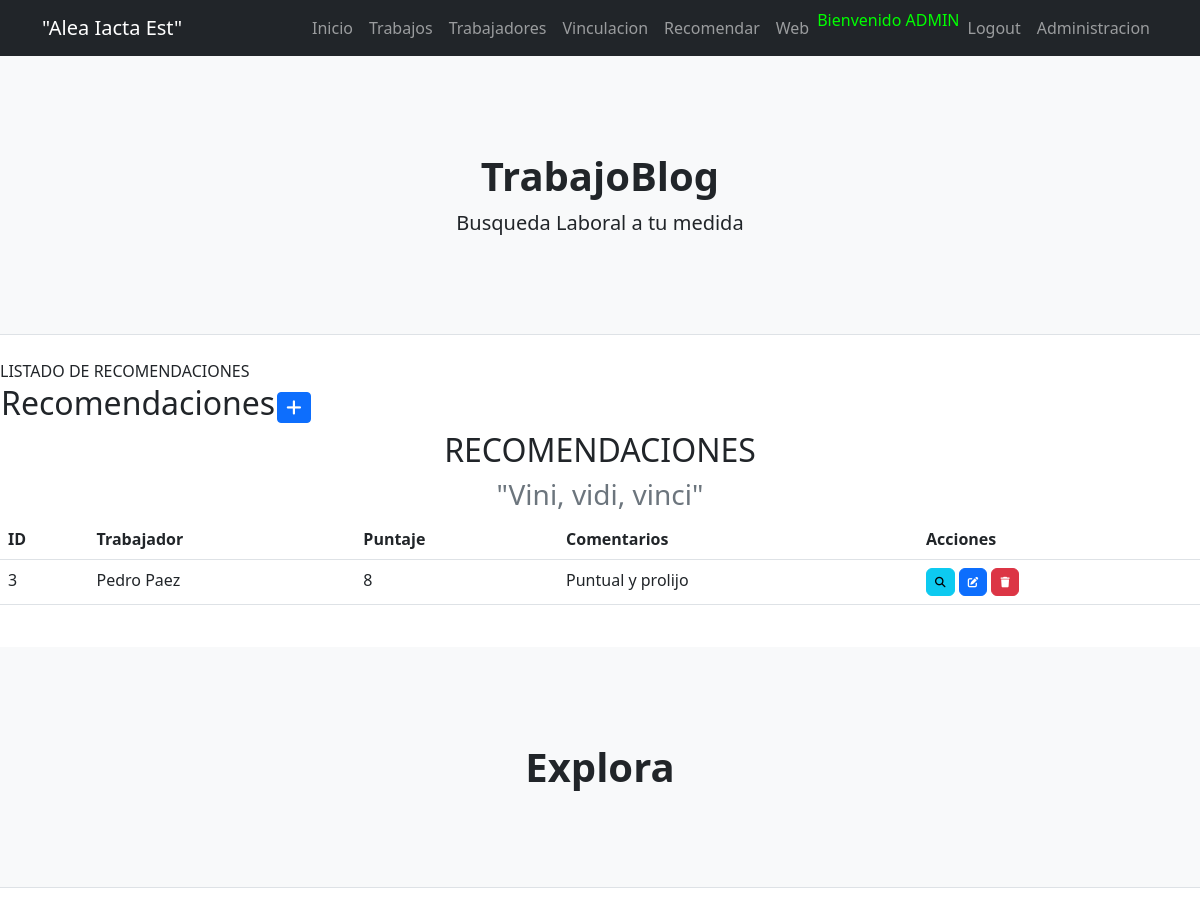
Screenshot of /aplicacionBlog/recomendaciones/ (signed in) with the database file from the repository.
### aplicacionBlog/models.py (models this page shows, shortened)
class Recomendacion(models.Model):
    trabajador = models.ForeignKey(Trabajador, on_delete=models.CASCADE)
    puntaje = models.PositiveIntegerField(choices=[(i, i) for i in range(1, 11)])
    comentarios = models.TextField(blank=True, null=True)

class Trabajador(models.Model):
    nombre = models.CharField(max_length=50)
    edad = models.IntegerField()
    telefono = models.CharField(max_length=20)
    rubro = models.CharField(max_length=50, choices=RUBRO_CHOICES)
    habilidades = models.TextField()

### aplicacionBlog/views.py (the view)
# urls.py: path('recomendaciones/', RecomendacionList.as_view(), name="recomendaciones"),
class RecomendacionList(LoginRequiredMixin, ListView):
    model = Recomendacion

### aplicacionBlog/templates/aplicacionBlog/recomendacion_list.html (shortened to what this page needs)
{% extends 'aplicacionBlog/base.html' %}
{% load static %}
{% block cabecera %}
    <div class="masthead-heading text-uppercase">Listado de recomendaciones</div>
{% endblock cabecera %}
{% block contenido %}
<table>
    <tr>
        <td width="200"><h2>Recomendaciones</h2></td>
        <td>
            <a
            href="{% url 'create_recomendacion' %}"
            class="btn btn-primary btn-sm"
            >
            </a>
        </td>
    </tr>
</table>
    <section class="page-section" id="services">
        <div class="container">
            <div class="text-center">
                <h2 class="section-heading text-uppercase">Recomendaciones</h2>
                <h3 class="section-subheading text-muted">"Vini, vidi, vinci"</h3>
            </div>
        </div>
    </section>
    <table class="table">
        <thead>
            <tr>
                <th>ID</th>
                <th>Trabajador</th>
                <th>Puntaje</th>
                <th>Comentarios</th>
                <th>Acciones</th>
            </tr>
        </thead>
        <tbody>
            {% for rec in recomendacion_list %}
                <tr>
                    <td>{{ rec.id }}</td>
                    <td>{{ rec.trabajador.nombre }}</td>
                    <td>{{ rec.puntaje }}</td>
                    <td>{{ rec.comentarios }}</td>
                    <td>
                        <a
                        href="{% url 'detail_recomendaciones' rec.id %}"
                        class="btn btn-info"
                        style="--bs-btn-padding-y: .25rem; --bs-btn-padding-x: .5rem; --bs-btn-font-size: .75rem;"
                        >
                        </a>
                        <a
                        href="{% url 'update_recomendaciones' rec.id %}"
                        class="btn btn-primary"
                        style="--bs-btn-padding-y: .25rem; --bs-btn-padding-x: .5rem; --bs-btn-font-size: .75rem;"
                        >
                        </a>
                        <a
                        href="{% url 'delete_recomendaciones' rec.id %}"
                        class="btn btn-danger"
                        style="--bs-btn-padding-y: .25rem; --bs-btn-padding-x: .5rem; --bs-btn-font-size: .75rem;"
                        ></a>
                    </td>
                </tr>
            {% endfor %}
        </tbody>
    </table>
{% endblock contenido %}

### aplicacionBlog/templates/aplicacionBlog/base.html (shortened to what this page needs)
<!DOCTYPE html>
<html lang="es">
    <head>
        {% load static %}
        <link href="{% static 'aplicacionBlog/css/styles.css' %}" rel="stylesheet" />
    </head>
    <body>
        <nav class="navbar navbar-expand-lg navbar-dark bg-dark">
            <div class="container">
                <a class="navbar-brand">"Alea Iacta Est"</a>
            {% if user.is_authenticated %}
                <div class="collapse navbar-collapse" id="navbarSupportedContent">
                    <ul class="navbar-nav ms-auto mb-2 mb-lg-0">
                        <li class="nav-item"><a class="nav-link" href="{% url 'home' %}">Inicio</a></li>
                        <li class="nav-item"><a class="nav-link" href="{% url 'trabajo' %}">Trabajos</a></li>
                        <li class="nav-item"><a class="nav-link" href="{% url 'trabajador' %}">Trabajadores</a></li>
                        <li class="nav-item"><a class="nav-link" href="{% url 'vinculaciones' %}">Vinculacion</a></li>
                        <li class="nav-item"><a class="nav-link" href="{% url 'recomendaciones' %}">Recomendar</a></li>
                        <li class="nav-item"><a class="nav-link" href="{% url 'inicio' %}">Web</a></li>
                        <p style="color:#00FF00">Bienvenido {{ user.username|upper}}</p>
                        <li class="nav-item"><a class="nav-link" href="{% url 'logout' %}">Logout</a></li>
                        <li class="nav-item"><a class="nav-link" href="{% url 'admin:index' %}">Administracion</a></li>
                    </ul>
                </div>
            {% else %}
                        <a class="btn btn-success" href="{% url 'register' %}">Registro</a></li>
                        <a class="btn btn-info" href="{% url 'login' %}">Login</a></li>
            {% endif %}
            </div>
        </nav>
        <header class="py-5 bg-light border-bottom mb-4">
            <div class="container">
                <div class="text-center my-5">
                    <h1 class="fw-bolder">TrabajoBlog</h1>
                    <p class="lead mb-0">Busqueda Laboral a tu medida</p>
                </div>
            </div>
        </header>
        {% block cabecera %}
        {% endblock cabecera %}
        {% block contenido %}
        {% endblock contenido %}
        <link rel="stylesheet" href="http://cdnjs.cloudflare.com/ajax/libs/font-awesome/6.4.0/css/all.min.css"/>
        <button class="navbar-toggler" type="button" data-bs-toggle="collapse" data-bs-target="#navbarSupportedContent" aria-controls="navbarSupportedContent" aria-expanded="false" aria-label="Toggle navigation"><span class="navbar-toggler-icon"></span></button>
        <header class="py-5 bg-light border-bottom mb-4">
            <div class="container">
                <div class="text-center my-5">
                    <h1 class="fw-bolder">Explora</h1>
                </div>
            </div>
        </header>
    </body>
</html>

### rows the page displays
Recomendacion: id "3", trabajador.nombre "Pedro Paez", puntaje "8", comentarios "Puntual y prolijo"

### other values shown
{{ user.username|upper }} "ADMIN"
